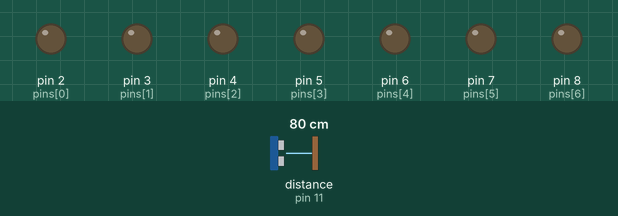
Simulated run of this sketch. Board: Arduino Uno, built with avr-gcc and run on an emulated ATmega328P. Shown: output pins drawn as LEDs (lit = HIGH). Wiring (inferred from the names in the program): ultrasonic range finder: trigger pin 10; echo pin 11. The test bench sets the inputs (shaded band); at power-on: distance to the obstacle (sensor on pin 11) 80 cm. The echo pulse lasts 58.3 µs per cm; pins used as bus, display or sensor lines are not drawn.

Above: at 1.8 s.
1.9 s: distance to the obstacle (sensor on pin 11) set to 29 cm
3.4 s: distance to the obstacle (sensor on pin 11) set to 24 cm
At 5.0 s:
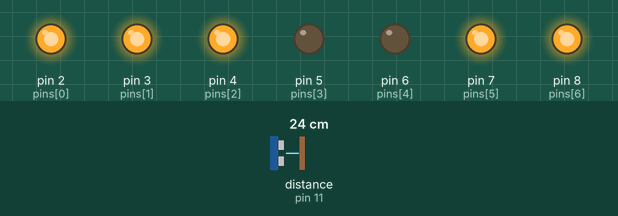
5.5 s: distance to the obstacle (sensor on pin 11) set to 2 cm
At 6.7 s:
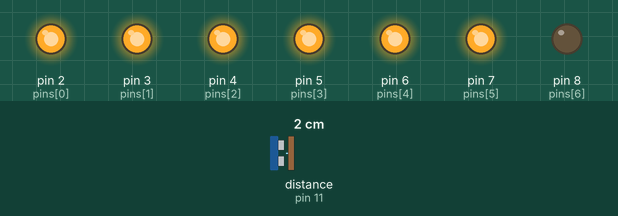
7.5 s: distance to the obstacle (sensor on pin 11) set to 5 cm
At 8.3 s:
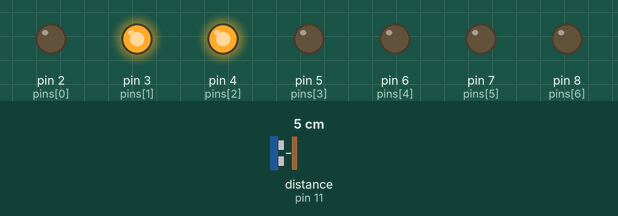
9.5 s: distance to the obstacle (sensor on pin 11) set to 7 cm
At 11.2 s:
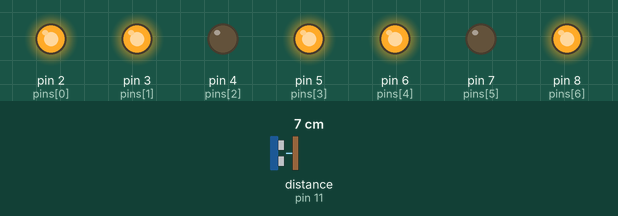
11.5 s: distance to the obstacle (sensor on pin 11) set to 4 cm
At 12.8 s:
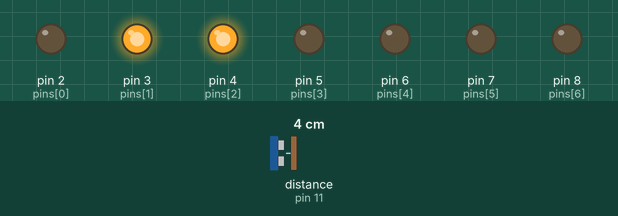
Timing chart, 0 to 14.5 s (numbered marks = the images above; inputs shaded):
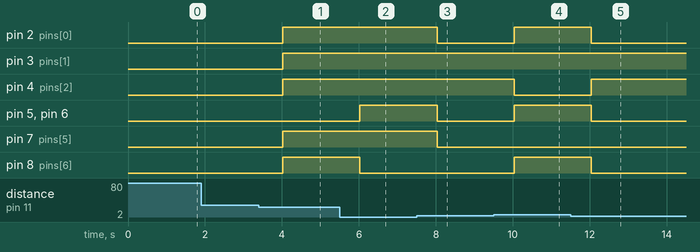

Measured:
- the behaviour switches between 26 and 25 cm on distance to the obstacle (sensor on pin 11) (found by bisection; images 0 and 1)
- the behaviour switches between 3 and 4 cm on distance to the obstacle (sensor on pin 11) (found by bisection; images 2 and 3)
- the behaviour switches between 5 and 6 cm on distance to the obstacle (sensor on pin 11) (found by bisection; images 3 and 4)
- after the input at 1.9 s, every drawn part: stays the same
- after the input at 3.4 s, pin 2 (pins[0]), pin 3 (pins[1]), pin 4 (pins[2]), pin 7 (pins[5]), pin 8 (pins[6]): LOW → HIGH after 0.62 s
- after the input at 5.5 s, pin 5 (pins[3]), pin 6 (pins[4]): LOW → HIGH after 0.53 s; pin 8 (pins[6]): HIGH → LOW after 0.53 s
- after the input at 7.5 s, pin 2 (pins[0]), pin 5 (pins[3]), pin 6 (pins[4]), pin 7 (pins[5]): HIGH → LOW after 0.53 s
- after the input at 9.5 s, pin 2 (pins[0]), pin 5 (pins[3]), pin 6 (pins[4]), pin 8 (pins[6]): LOW → HIGH after 0.53 s; pin 4 (pins[2]): HIGH → LOW after 0.53 s
- after the input at 11.5 s, pin 2 (pins[0]), pin 5 (pins[3]), pin 6 (pins[4]), pin 8 (pins[6]): HIGH → LOW after 0.54 s; pin 4 (pins[2]): LOW → HIGH after 0.54 s

The sketch:

ultrasound_7_segment.ino
```cpp
#define trig 10
#define echo 11
int ON = HIGH;
int OFF = LOW;

int digits[10][7] = {
  {ON, ON, ON, ON, ON, ON, OFF},
  {OFF, ON, ON, OFF, OFF, OFF, OFF},
  {ON, ON, OFF, ON, ON, OFF, ON},
  {ON, ON, ON, ON, OFF, OFF, ON},
  {OFF, ON, ON, OFF, OFF, ON, ON},
  {ON, OFF, ON, ON, OFF, ON, ON},
  {ON, OFF, ON, ON, ON, ON, ON},
  {ON, ON, ON, OFF, OFF, ON, OFF},
  {ON, ON, ON, ON, ON, ON, ON},
  {ON, ON, ON, OFF, OFF, ON, ON}};

int pins[] = {2, 3, 4, 5, 6, 7, 8};

void setup() {
  Serial.begin(9600);

  pinMode(trig, OUTPUT);
  pinMode(echo, INPUT);
  for(int i = 0; i < 7; i++){
    pinMode(pins[i], OUTPUT);
  }
}

void loop() {
    int duration, distance;

  digitalWrite(trig, HIGH);
  delayMicroseconds(1000);
  digitalWrite(trig, LOW);

  duration = pulseIn(echo, HIGH);
  distance = (duration/2) / 29.1;
  distance=distance>25 ? 25 : distance;
  if(int(distance/float(2.5))>=0 && int(distance/float(2.5))<10)
  {
    for(int j = 0; j < 7; j++){

        digitalWrite(pins[j], digits[int(distance/float(2.5))][j]);
      }
  }
  else
  {
  for(int j=0;j<=7;j++)
  {
    digitalWrite(pins[j],LOW);

  }
  digitalWrite(0,HIGH);
  }
    delay(1000);

}
```
